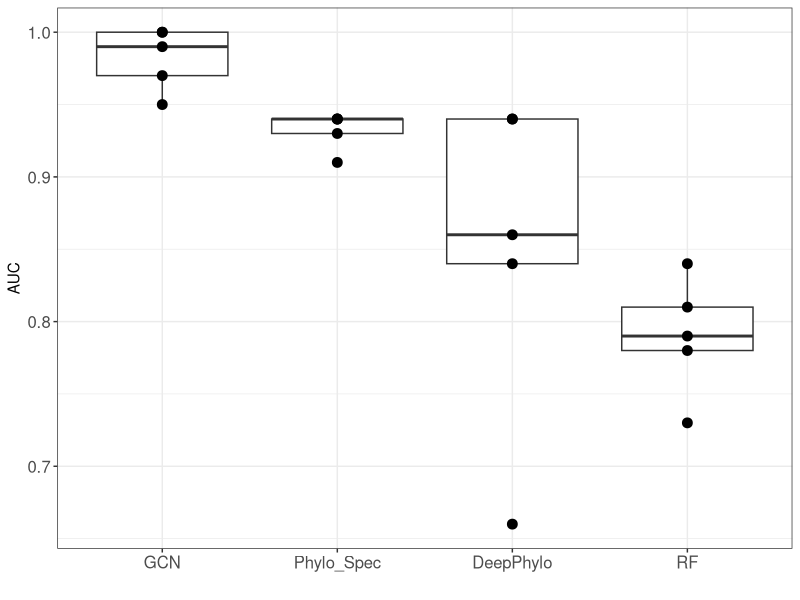

Write R code to recreate this figure.
library(tidyverse)
library(reshape2)


fold <- c("fold_1", "fold_2", "fold_3", "fold_4", "fold_5")
RF <- c(0.84, 0.81, 0.78, 0.79, 0.73)
DeepPhylo <- c(0.84, 0.86, 0.66, 0.94, 0.94)
Phylo_Spec <- c(0.94, 0.94, 0.93, 0.91, 0.94)
GCN <- c(1, 0.97, 0.95, 1, 0.99)

plot_df <- data.frame(fold = fold, RF = RF, DeepPhylo = DeepPhylo, 
                      Phylo_Spec = Phylo_Spec, GCN = GCN)
plot_df <- plot_df %>% melt(id.vars = "fold")
plot_df$variable <- factor(plot_df$variable, levels = c("GCN", "Phylo_Spec", "DeepPhylo", "RF"))

ggplot(plot_df, aes(x = variable, y = value)) +
  geom_boxplot() +
  geom_point(size = 3) + 
  labs(x = "", y = "AUC") +
  theme_bw() +
  theme(axis.text = element_text(size = 12))
